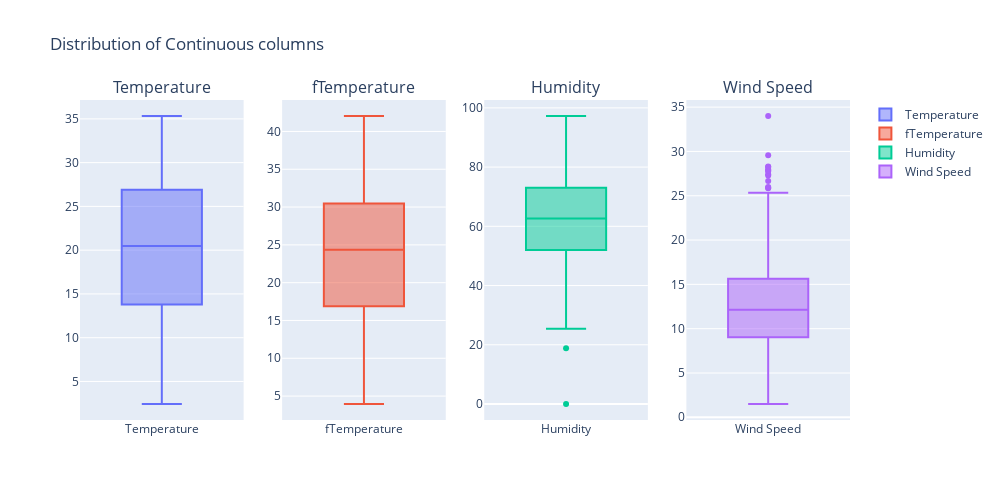

Notebook code for this chart:
### Markdown cell above
-  Checking outlier values in continuous columns ('temp', 'atemp', 'hum', 'windspeed') via box plot

### Code cell
# Creating list for each boxplot title
subplot_titles_list = [
    'Temperature',
    'fTemperature',
    'Humidity',
    'Wind Speed'
]

# Create subplots with 1 rows and 4 columns
fig = make_subplots(rows=1, cols=4, subplot_titles=subplot_titles_list)

# Add boxplots to each subplot
fig.add_trace(go.Box(y=bike_df.temp, name='Temperature'), row=1, col=1)
fig.add_trace(go.Box(y=bike_df.atemp, name='fTemperature'), row=1, col=2)
fig.add_trace(go.Box(y=bike_df.humidity, name='Humidity'), row=1, col=3)
fig.add_trace(go.Box(y=bike_df.windspeed, name='Wind Speed'), row=1, col=4)


# Update layout for better spacing
fig.update_layout(height=500, width=1000, title_text="Distribution of Continuous columns")

# Show the plot
fig.show()

### Figure 1 — Plotly figure (JSON) as saved in the notebook; plotly's stock layout.template omitted (floating-point values rounded to 4 significant figures; data arrays with more than 128 entries replaced by an {"elided": "..."} marker saying what was removed)
{"data": [{"name": "Temperature", "type": "box", "xaxis": "x", "y": {"elided": "730 float values"}, "yaxis": "y"}, {"name": "fTemperature", "type": "box", "xaxis": "x2", "y": {"elided": "730 float values"}, "yaxis": "y2"}, {"name": "Humidity", "type": "box", "xaxis": "x3", "y": {"elided": "730 float values"}, "yaxis": "y3"}, {"name": "Wind Speed", "type": "box", "xaxis": "x4", "y": {"elided": "730 float values"}, "yaxis": "y4"}], "layout": {"annotations": [{"font": {"size": 16}, "showarrow": false, "text": "Temperature", "x": 0.1062, "xanchor": "center", "xref": "paper", "y": 1, "yanchor": "bottom", "yref": "paper"}, {"font": {"size": 16}, "showarrow": false, "text": "fTemperature", "x": 0.3688, "xanchor": "center", "xref": "paper", "y": 1, "yanchor": "bottom", "yref": "paper"}, {"font": {"size": 16}, "showarrow": false, "text": "Humidity", "x": 0.6313, "xanchor": "center", "xref": "paper", "y": 1, "yanchor": "bottom", "yref": "paper"}, {"font": {"size": 16}, "showarrow": false, "text": "Wind Speed", "x": 0.8938, "xanchor": "center", "xref": "paper", "y": 1, "yanchor": "bottom", "yref": "paper"}], "height": 500, "title": {"text": "Distribution of Continuous columns"}, "width": 1000, "xaxis": {"anchor": "y", "domain": [0, 0.2125]}, "xaxis2": {"anchor": "y2", "domain": [0.2625, 0.475]}, "xaxis3": {"anchor": "y3", "domain": [0.525, 0.7375]}, "xaxis4": {"anchor": "y4", "domain": [0.7875, 1]}, "yaxis": {"anchor": "x", "domain": [0, 1]}, "yaxis2": {"anchor": "x2", "domain": [0, 1]}, "yaxis3": {"anchor": "x3", "domain": [0, 1]}, "yaxis4": {"anchor": "x4", "domain": [0, 1]}}}
